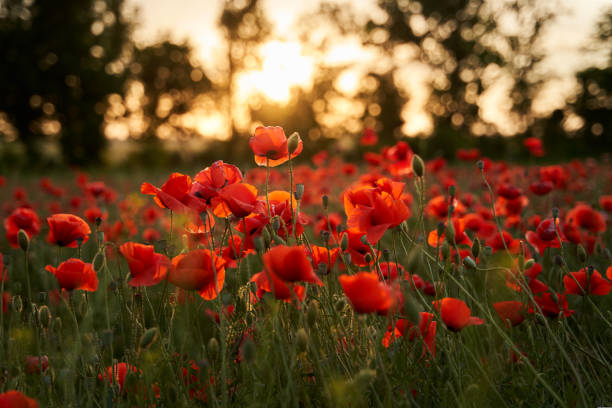
#> input picture lab/input 11.jpg, 612 x 408 px
$ python rotation_180.py
#> lines starting #> are read from the running program, lines starting #| are printed output that depends on the picture
import cv2

# Read the image
image = cv2.imread("input 11.jpg")
#> image is the input picture: shape (408, 612, 3); mean B, G, R 41.4, 73.1, 110.5

# Check if image is loaded
if image is None:
    print("Error: Image not found!")
    exit()

# Get image dimensions
height, width = image.shape[:2]
#> height = 408; width = 612

# Get the center of the image
center = (width // 2, height // 2)
#> center = (306, 204)

# Create rotation matrix for 180-degree clockwise rotation
matrix = cv2.getRotationMatrix2D(center, -180, 1.0)

# Perform rotation
rotated_image = cv2.warpAffine(image, matrix, (width, height))
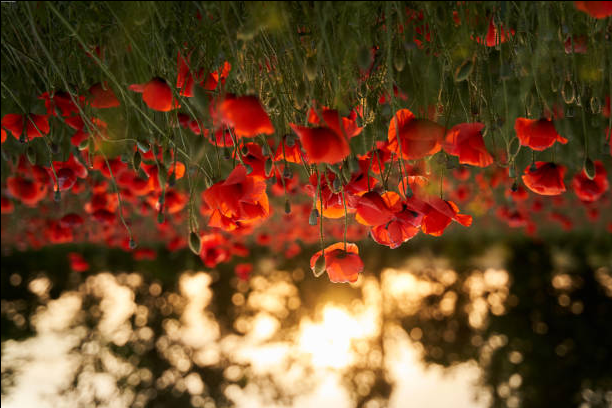
#> rotated_image: shape (408, 612, 3); mean B, G, R 41, 72.6, 110

# Display original image
cv2.imshow("Original Image", image)

# Display rotated image
cv2.imshow("180 Degree Clockwise Rotation", rotated_image)

# Wait for a key press
cv2.waitKey(0)

# Close all windows
cv2.destroyAllWindows()
